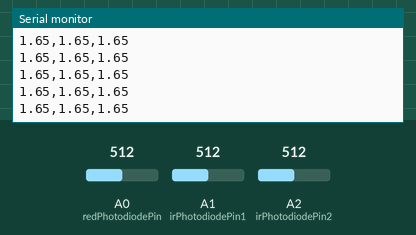
A sketch run on a simulated Arduino Uno, built with avr-gcc and run on an emulated ATmega328P. Parts: the last lines printed to the serial monitor. Inputs (shaded band) come from the test bench; at power-on: A0 (redPhotodiodePin) = 512, A1 (irPhotodiodePin1) = 512, A2 (irPhotodiodePin2) = 512.

Above: at 1.2 s.
1.3 s: A0 (redPhotodiodePin) set to 716
At 2.1 s:
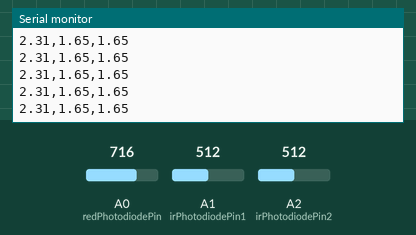
4.3 s: A1 (irPhotodiodePin1) set to 716
At 5.2 s:
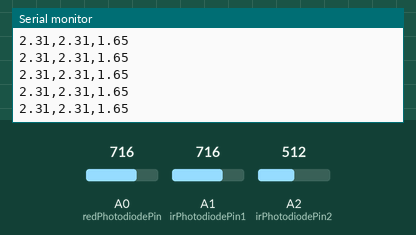
5.8 s: A2 (irPhotodiodePin2) set to 716
At 6.9 s:
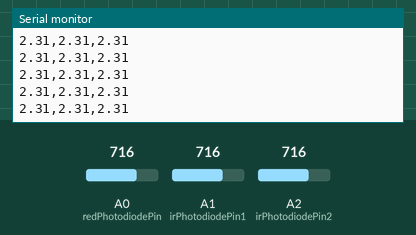
7.3 s: A0 (redPhotodiodePin) set to 900
At 8.3 s:
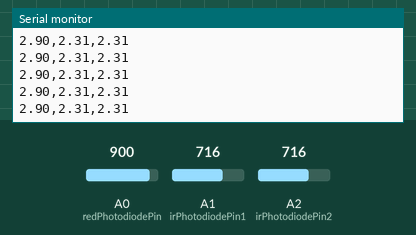
8.8 s: A1 (irPhotodiodePin1) set to 900
At 9.7 s:
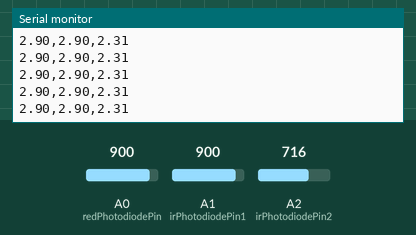
11.8 s: A2 (irPhotodiodePin2) set to 900
At 12.8 s:
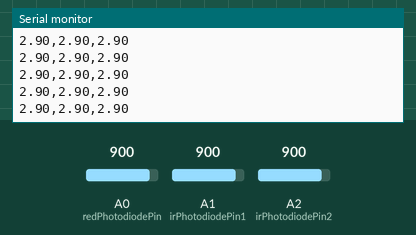
Timing chart, 0 to 14.3 s (numbered marks = the images above; inputs shaded):
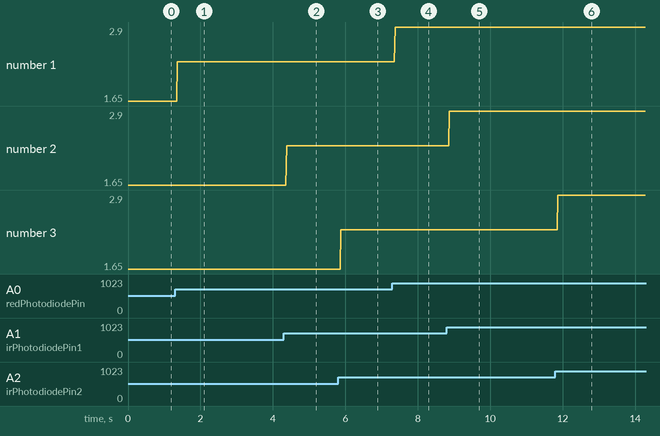

The sketch:

ArduinoVoltage.ino
```cpp
const int redPhotodiodePin = A0;
const int irPhotodiodePin1 = A1;
const int irPhotodiodePin2 = A2;
//const int irPhotodiodePin3 = A3;

int rawRed = 0;
int rawIR1 = 0;
int rawIR2 = 0;
//int rawIR3 = 0;

float redVoltage = 0;
float irVoltage1 = 0;
float irVoltage2 = 0;
//float irVoltage3 = 0;


void setup() {
 // put your setup code here, to run once:
 Serial.begin(9600); //baud rate
}

void loop() {
 // put your main code here, to run repeatedly:

 //we can have 2 photodiodes, one for red LED and 3 for IR LEDs
 rawRed = analogRead(redPhotodiodePin);
 rawIR1 = analogRead(irPhotodiodePin1);
 rawIR2 = analogRead(irPhotodiodePin2);
 //rawIR3 = analogRead(irPhotodiodePin3);


 //for testing
// Serial.print("Red photodiode: ")
// Serial.println(rawRed)
// Serial.print("IR photodiode: ")
// Serial.println(rawIR)

 redVoltage = (rawRed / 1023.0) * 3.3; //convert raw analog value to voltage
 irVoltage1 = (rawIR1 / 1023.0) * 3.3;
 irVoltage2 = (rawIR2 / 1023.0) * 3.3;
 //irVoltage3 = (rawIR3 / 1023.0) * 5.0;


 //for testing
// Serial.print("Red voltage: ")
// Serial.println(redVoltage);
// Serial.print("IR voltage: ")
// Serial.println(irVoltage)

 //to send to Matlab
 Serial.print(redVoltage);
 Serial.print(",");
 Serial.print(irVoltage1);
 Serial.print(",");
 Serial.println(irVoltage2);
 //Serial.print(",");
 //Serial.println(irVoltage3);

 delay(5); //sampling interval --> 200 Hz sampling rate


}
```

Measured:
- after the input at 1.3 s, the serial monitor: prints a new line after 0.07 s (image 1)
- after the input at 4.3 s, the serial monitor: prints a new line after 0.08 s (image 2)
- after the input at 5.8 s, the serial monitor: prints a new line after 0.07 s (image 3)
- after the input at 7.3 s, the serial monitor: prints a new line after 0.07 s (image 4)
- after the input at 8.8 s, the serial monitor: prints a new line after 0.07 s (image 5)
- after the input at 11.8 s, the serial monitor: prints a new line after 0.07 s (image 6)
- plotted number 1: 1.65 → 2.31 after the input at 1.3 s, 2.31 → 2.9 after the input at 7.3 s
